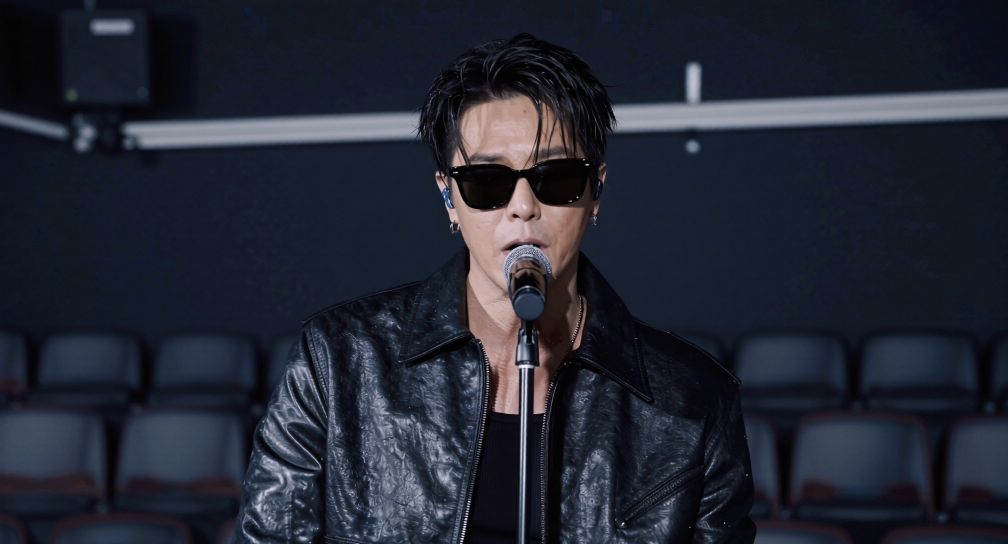
#> input picture LTX2.3/Audio To Video/ref image.jpeg, 2016 x 1088 px (shown at 1/2 size)
$ python -i image_quality.py   (imports and definitions only)
#> lines starting #> are read from the running program, lines starting #| are printed output that depends on the picture; after the words box and inside, x2 and y2 are one past the last pixel; in counts of white or black regions, pixels touching at a corner belong together
from pathlib import Path
from typing import TypedDict

from PIL import Image, ImageChops, ImageFilter, ImageOps, ImageStat


VISION_QA_VERSION = "vision_qa_v1"


class VisionQaResult(TypedDict):
    score: float
    version: str
    issue_codes: list[str]
    components: dict[str, float]
    reason: str


def _clamp(value: float) -> float:
    return max(0.0, min(1.0, value))


def _average_hash(image: Image.Image, hash_size: int = 8) -> list[int]:
    reduced = ImageOps.grayscale(image).resize((hash_size, hash_size))
    pixels = list(reduced.getdata())
    mean_value = sum(pixels) / max(1, len(pixels))
    return [1 if pixel >= mean_value else 0 for pixel in pixels]


def _hash_distance(left: list[int], right: list[int]) -> int:
    return sum(1 for left_bit, right_bit in zip(left, right) if left_bit != right_bit)


def _component_count(mask: Image.Image, *, sample_size: int = 96) -> tuple[int, float]:
    small = mask.resize((sample_size, sample_size))
    pixels = [1 if value > 0 else 0 for value in list(small.getdata())]
    visited = [False] * len(pixels)
    components = 0
    largest = 0
    for index, value in enumerate(pixels):
        if not value or visited[index]:
            continue
        components += 1
        stack = [index]
        visited[index] = True
        size = 0
        while stack:
            current = stack.pop()
            size += 1
            x = current % sample_size
            y = current // sample_size
            for nx, ny in ((x - 1, y), (x + 1, y), (x, y - 1), (x, y + 1)):
                if nx < 0 or ny < 0 or nx >= sample_size or ny >= sample_size:
                    continue
                neighbor = ny * sample_size + nx
                if pixels[neighbor] and not visited[neighbor]:
                    visited[neighbor] = True
                    stack.append(neighbor)
        largest = max(largest, size)
    return components, largest / float(sample_size * sample_size)


def _color_scene_ratios(image: Image.Image, *, sample_width: int = 160) -> tuple[float, float]:
    target_height = max(1, round(image.height * (sample_width / max(1, image.width))))
    small = image.resize((sample_width, target_height))
    purple_pixels = 0
    neutral_pixels = 0
    total_pixels = max(1, sample_width * target_height)
    for red, green, blue in list(small.getdata()):
        if blue > 90 and red > 70 and blue > green + 24 and red > green + 8:
            purple_pixels += 1
        if max(red, green, blue) - min(red, green, blue) < 18 and max(red, green, blue) > 150:
            neutral_pixels += 1
    return purple_pixels / float(total_pixels), neutral_pixels / float(total_pixels)


def analyze_image_quality(
    image_path: Path,
    *,
    previous_image_path: Path | None = None,
    style_mode: str = "",
) -> VisionQaResult:
#> called with style_mode = ''
    with Image.open(image_path) as opened:
#> opened is the input picture: PIL image 2016x1088 RGB; mean R, G, B 34.6, 38.7, 51.3
        image = opened.convert("RGB")
        grayscale = ImageOps.grayscale(image)
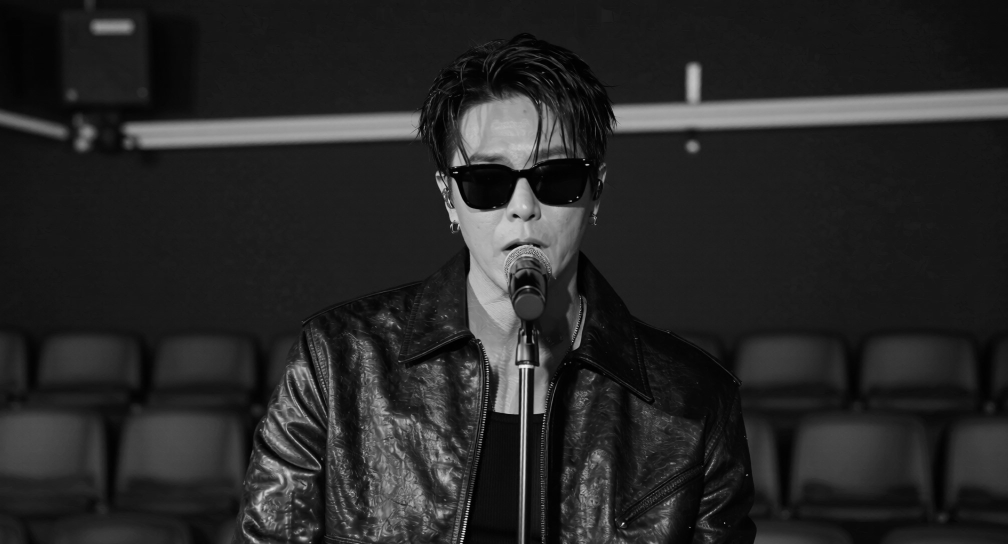
#> grayscale: PIL image 2016x1088 L (shown at 1/2 size); min 0, max 252, mean 39
        width, height = image.size
#> width = 2016; height = 1088
        stat = ImageStat.Stat(grayscale)
        brightness = float(stat.mean[0]) if stat.mean else 0.0
#> brightness = 38.96
        contrast = float(stat.stddev[0]) if stat.stddev else 0.0
#> contrast = 36.67
        entropy = float(grayscale.entropy())
#> entropy = 6.14
        edges = grayscale.filter(ImageFilter.FIND_EDGES)
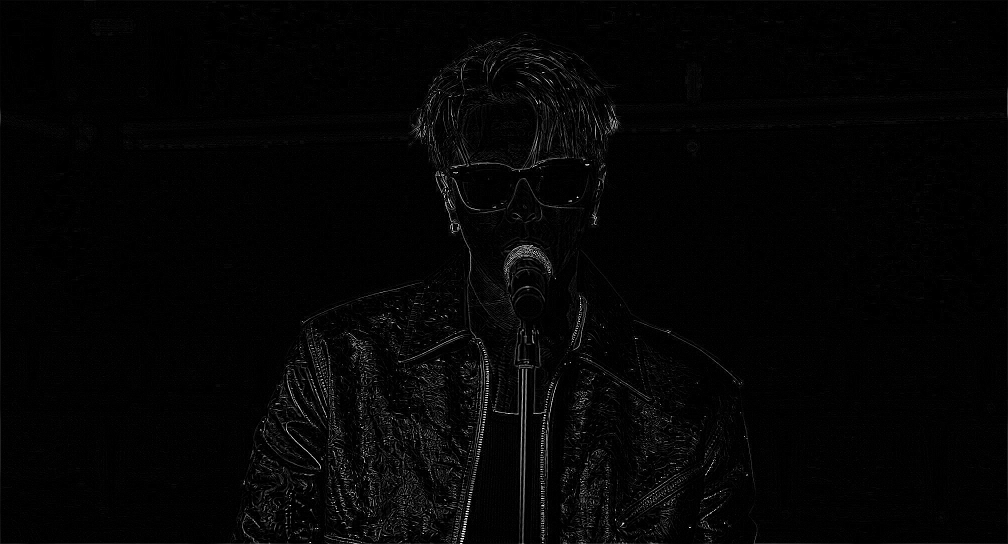
#> edges: PIL image 2016x1088 L (shown at 1/2 size); min 0, max 255, mean 4.7
        edge_stat = ImageStat.Stat(edges)
        edge_mean = float(edge_stat.mean[0]) if edge_stat.mean else 0.0
#> edge_mean = 4.67
        edge_mask = edges.point(lambda value: 255 if value > 24 else 0)
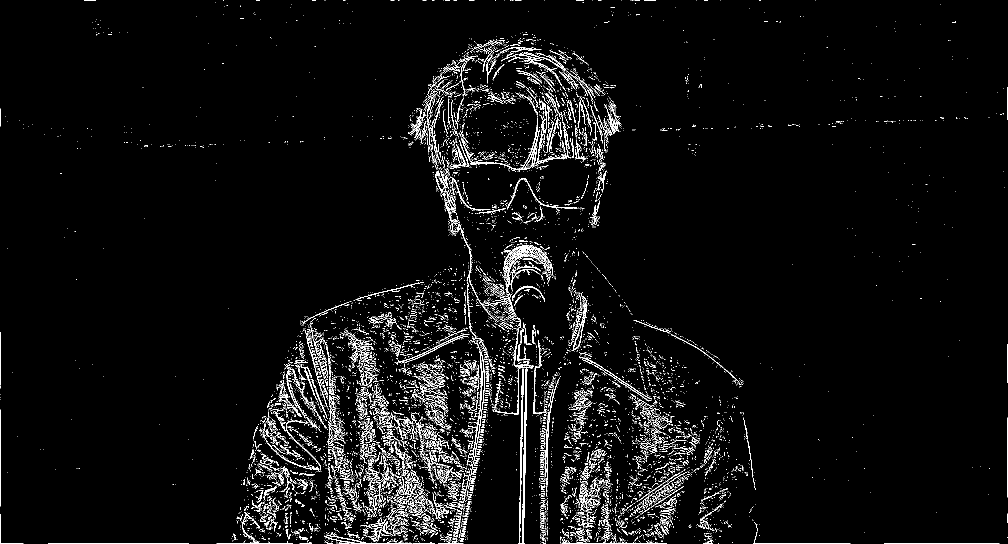
#> edge_mask: PIL image 2016x1088 L (shown at 1/2 size); 4% white in thin lines or dots
        edge_bbox = edge_mask.getbbox()
#> edge_bbox = (0, 0, 2016, 1088)
        edge_density = 0.0
        if edge_bbox is not None:
            edge_pixels = len([value for value in list(edge_mask.getdata()) if value > 0])
#> edge_pixels = 86918
            edge_density = edge_pixels / float(width * height)
#> edge_density = 0.0396
        background = Image.new("RGB", image.size, image.resize((1, 1)).getpixel((0, 0)))
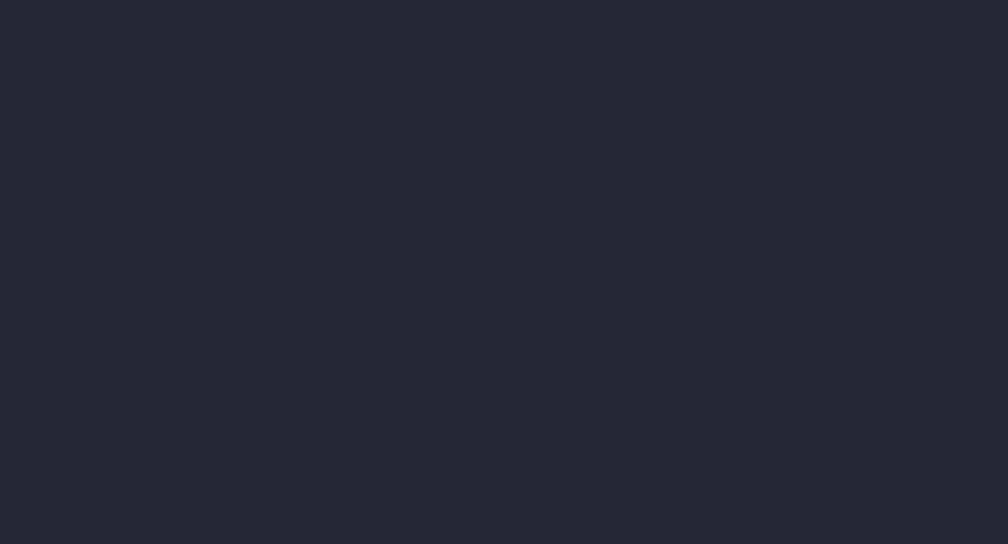
#> background: PIL image 2016x1088 RGB (shown at 1/2 size); mean R, G, B 36, 40, 53
        foreground = ImageChops.difference(image, background).convert("L").point(lambda value: 255 if value > 28 else 0)
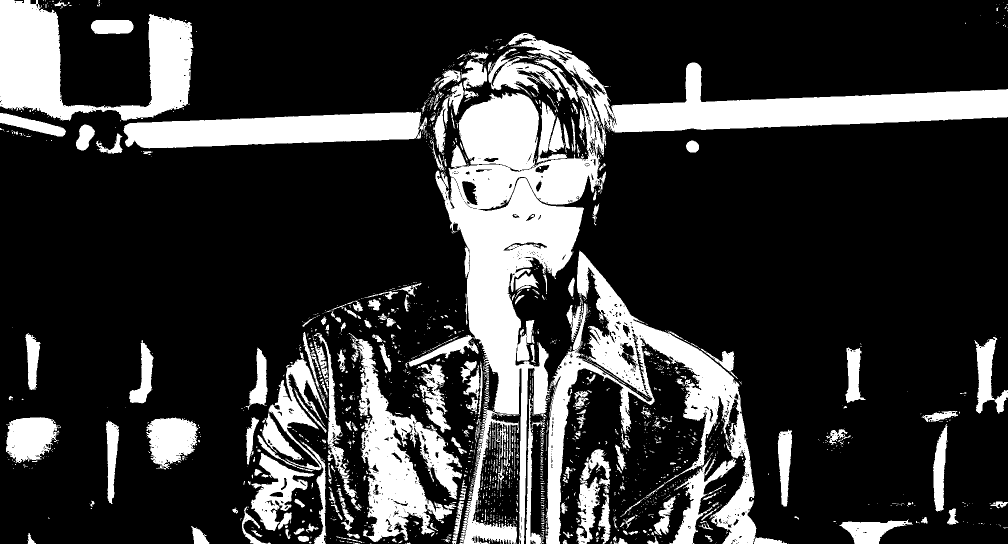
#> foreground: PIL image 2016x1088 L (shown at 1/2 size); 21.7% white; 2100 white regions (1786 under 20 px), largest, box (x1, y1, x2, y2) and area: (811, 66, 2016, 1088) 166055, (1091, 501, 1513, 1088) 56431, (0, 0, 387, 242) 43439
        component_count, dominant_area = _component_count(foreground)
#> in _component_count, `small = mask.resize((sample_size, sample_size))`:
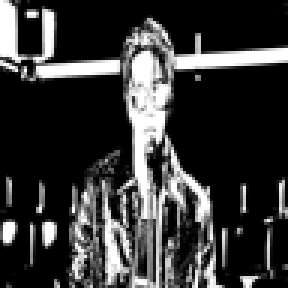
#> small: PIL image 96x96 L (shown 3 times larger); min 0, max 255, mean 55.7
#> in _component_count, `pixels = [1 if value > 0 else 0 for value in list(small.getdata())]`: pixels = 9216 values, max 1 at index 0, min 0 at index 10, mean 0.419
#> in _component_count, `visited = [False] * len(pixels)`: visited = 9216 items, first 6: False, False, False, False, False, False
#> the loop in _component_count, `for index, value in enumerate(pixels):` made 9216 passes
#> value on passes 2 to 4: 1, 1, 1
#> after the loop in _component_count, `for index, value in enumerate(pixels):`: components = 22; visited = 9216 items, first 6: True, True, True, True, True, True
#> component_count = 22; dominant_area = 0.365
        current_hash = _average_hash(grayscale)
#> in _average_hash, `pixels = list(reduced.getdata())`: pixels = 64 values, max 82 at index 28, min 17 at index 7, mean 38.86
#> in _average_hash, `mean_value = sum(pixels) / max(1, len(pixels))`: mean_value = 38.86
#> current_hash = 64 values, max 1 at index 9, min 0 at index 0, mean 0.406
        purple_ratio, neutral_ratio = _color_scene_ratios(image)
#> in _color_scene_ratios, `small = image.resize((sample_width, target_height))`:
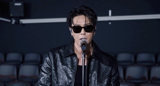
#> small: PIL image 160x86 RGB; mean R, G, B 34.6, 38.7, 51.3
#> the loop in _color_scene_ratios, `for red, green, blue in list(small.getdata()):` made 13760 passes
#> (red, green, blue) on passes 1 to 3: (8, 7, 14), (8, 8, 16), (9, 9, 19)
#> after the loop in _color_scene_ratios, `for red, green, blue in list(small.getdata()):`: neutral_pixels = 93; purple_pixels = 0
#> purple_ratio = 0; neutral_ratio = 0.00676

    issue_codes: list[str] = []
    components: dict[str, float] = {
        "resolution": 0.0,
        "entropy": 0.0,
        "contrast": 0.0,
        "edge_detail": 0.0,
        "exposure": 0.0,
        "duplicate_penalty": 0.0,
        "diagram_simplicity": 0.0,
        "diagram_subject_area": 0.0,
        "food_purple_accent": 0.0,
        "food_subject_area": 0.0,
        "food_scene_clarity": 0.0,
        "editorial_subject_area": 0.0,
        "editorial_scene_detail": 0.0,
        "editorial_clutter_control": 0.0,
        "editorial_flat_shape_penalty": 0.0,
    }

    min_edge = min(width, height)
#> min_edge = 1088
    components["resolution"] = 0.15 if min_edge >= 512 else 0.05
    if min_edge < 512:
        issue_codes.append("LOW_RESOLUTION")

    entropy_score = _clamp((entropy - 3.5) / 3.5)
#> entropy_score = 0.754
    components["entropy"] = entropy_score * 0.25
    if entropy_score < 0.35:
        issue_codes.append("LOW_ENTROPY")

    contrast_score = _clamp((contrast - 18.0) / 42.0)
#> contrast_score = 0.444
    components["contrast"] = contrast_score * 0.2
    if contrast_score < 0.3:
        issue_codes.append("LOW_CONTRAST")

    edge_score = _clamp((edge_mean - 8.0) / 28.0)
#> edge_score = 0
    components["edge_detail"] = edge_score * 0.2
    if edge_score < 0.28:
        issue_codes.append("LOW_EDGE_DETAIL")

    exposure_score = 1.0 - _clamp(abs(brightness - 128.0) / 96.0)
#> exposure_score = 0.0724
    components["exposure"] = exposure_score * 0.1
    if brightness < 45.0 or brightness > 210.0:
        issue_codes.append("EXTREME_EXPOSURE")

    if previous_image_path is not None and previous_image_path.exists():
        with Image.open(previous_image_path) as previous_opened:
            previous_hash = _average_hash(previous_opened.convert("RGB"))
        distance = _hash_distance(current_hash, previous_hash)
        if distance <= 4:
            issue_codes.append("NEAR_DUPLICATE_PREVIOUS")
            components["duplicate_penalty"] = -0.1

    if style_mode == "simple_diagram":
        edge_density_score = 1.0 - _clamp((edge_density - 0.08) / 0.18)
        components["diagram_simplicity"] = edge_density_score * 0.18
        if edge_density > 0.20:
            issue_codes.append("DENSE_DIAGRAM_CLUTTER")
        if component_count > 42:
            issue_codes.append("TINY_ICON_GRID")
            components["diagram_simplicity"] -= 0.08
        subject_score = _clamp((dominant_area - 0.035) / 0.13)
        components["diagram_subject_area"] = subject_score * 0.17
        if dominant_area < 0.045:
            issue_codes.append("DOMINANT_SUBJECT_TOO_SMALL")
        if edge_density > 0.16 and dominant_area < 0.07:
            issue_codes.append("ABSTRACT_UI_NO_CLEAR_SUBJECT")
        if component_count > 28 and dominant_area < 0.08:
            issue_codes.append("GENERIC_DASHBOARD_LAYOUT")
    elif style_mode == "editorial_science":
        material_detail_score = _clamp((edge_mean - 10.0) / 24.0)
        subject_area_score = _clamp((dominant_area - 0.025) / 0.12)
        components["editorial_material_detail"] = material_detail_score * 0.08
        components["editorial_subject_area"] = subject_area_score * 0.08
        if dominant_area < 0.03:
            issue_codes.append("EDITORIAL_SUBJECT_TOO_SMALL")
        if entropy_score < 0.32 and edge_score < 0.30:
            issue_codes.append("LOW_MATERIAL_DETAIL")
    elif style_mode == "food_trend_editorial":
        purple_score = _clamp((purple_ratio - 0.015) / 0.12)
        subject_area_score = _clamp((dominant_area - 0.03) / 0.13)
        scene_clarity_score = 1.0 - _clamp((neutral_ratio - 0.70) / 0.22)
        components["food_purple_accent"] = purple_score * 0.09
        components["food_subject_area"] = subject_area_score * 0.08
        components["food_scene_clarity"] = scene_clarity_score * 0.07
        if purple_ratio < 0.01:
            issue_codes.append("FOOD_TREND_PURPLE_ACCENT_WEAK")
        if dominant_area < 0.04:
            issue_codes.append("FOOD_TREND_SUBJECT_TOO_SMALL")
        if neutral_ratio > 0.78 and dominant_area < 0.07:
            issue_codes.append("FOOD_TREND_EMPTY_INTERIOR")
        if entropy_score < 0.34 and purple_ratio < 0.012 and dominant_area < 0.06:
            issue_codes.append("FOOD_TREND_GENERIC_INTERIOR")
    elif style_mode == "editorial_symbolic":
        subject_area_score = _clamp((dominant_area - 0.035) / 0.14)
        scene_detail_score = _clamp(((entropy_score + contrast_score + edge_score) / 3.0) / 0.55)
        clutter_score = 1.0 - _clamp((component_count - 24) / 28.0)
        flat_shape_penalty = 0.0
        if edge_density < 0.025 and entropy_score < 0.35:
            flat_shape_penalty = -0.10
            issue_codes.append("EDITORIAL_FLAT_SHAPE_ONLY")
        components["editorial_subject_area"] = subject_area_score * 0.09
        components["editorial_scene_detail"] = scene_detail_score * 0.08
        components["editorial_clutter_control"] = clutter_score * 0.07
        components["editorial_flat_shape_penalty"] = flat_shape_penalty
        if dominant_area < 0.035:
            issue_codes.append("EDITORIAL_SUBJECT_TOO_SMALL")
        if entropy_score < 0.30 and contrast_score < 0.30:
            issue_codes.append("EDITORIAL_SCENE_TOO_FLAT")
        if component_count > 36 and dominant_area < 0.09:
            issue_codes.append("EDITORIAL_CLUTTERED_SYMBOLS")

    score = _clamp(sum(components.values()))
#> score = 0.435
    if score >= 0.78:
        reason = "strong_image_sanity"
    elif score >= 0.55:
        reason = "acceptable_image_sanity"
    else:
        reason = "weak_image_sanity"

    return {
        "score": score,
        "version": VISION_QA_VERSION,
        "issue_codes": issue_codes,
        "components": components,
        "reason": reason,
    }

>>> result = analyze_image_quality('../../LTX2.3/Audio To Video/ref image.jpeg')
#> result = 5 items
